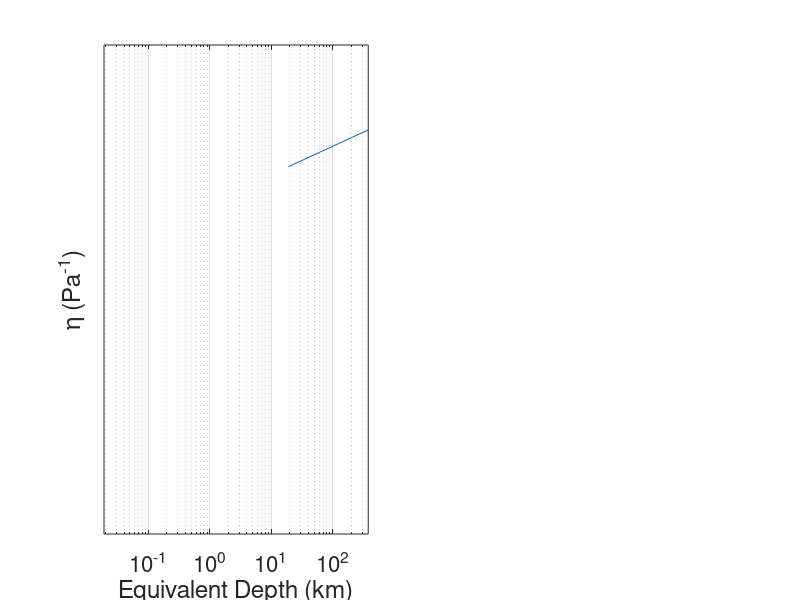

Here is the MATLAB script that generated this plot:
figure('units','normalized','position',[0.1,0.1,0.9,0.6])
subplot(1,2,1)
x=5e-2:1e3;
x=1e6*x;
rho=2700;
g=9.8;
lamda=0.9;

xx=x/rho/g/(1-lamda);

loglog(xx,xx)
xlabel('Equivalent Depth (km)')
ylabel('\eta (Pa^-^1)')
grid on;
box on;
set(gca,'fontsize',16);

xlim([1e6*5e-2/rho/g/(1-lamda)/1e3,1e6*1e3/rho/g/(1-lamda)/1e3])
ylim([2e-12,inf])
set(gca,'ytick',[],'yticklabel',[]) 
